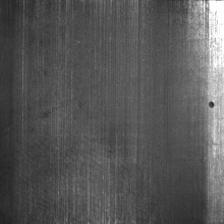
#> input picture 0_Datasets/datasetAug/MTD/train/MT_Blowhole/exp2_num_297490.jpg, 224 x 224 px, found by its file name; its folder holds 3 pictures in this run
$ python dataAug_2.py
#> lines starting #> are read from the running program, lines starting #| are printed output that depends on the picture
# Example of ordinary rotation enhancement Ori to Ori1
import os
import random
from PIL import Image, ImageEnhance, ImageOps, ImageFilter
import numpy as np

def ensure_dir(path):
    if not os.path.exists(path):
        os.makedirs(path)

# Augmentation functions
def random_rotate_90(img):
    angle = random.choice([90, 180, 270])
    return img.rotate(angle, expand=True)

def random_flip(img):
    if random.random() > 0.5:
        img = ImageOps.mirror(img)
    if random.random() > 0.5:
        img = ImageOps.flip(img)
    return img

def random_color_jitter(img):
    enhancers = [ImageEnhance.Brightness, ImageEnhance.Contrast, ImageEnhance.Color, ImageEnhance.Sharpness]
    for E in enhancers:
        factor = random.uniform(0.8, 1.2)
        img = E(img).enhance(factor)
    return img

def slight_blur(img):
    if random.random() > 0.5:
        return img.filter(ImageFilter.GaussianBlur(radius=random.uniform(0.5, 1.5)))
    return img

# Combine augmentations
def augment(img):
    ops = [random_rotate_90, random_flip, random_color_jitter, slight_blur]
    random.shuffle(ops)
    for op in ops[:random.randint(2, 4)]:
        img = op(img)
    return img

def augment_class(source_class_dir, target_class_dir, target_count):
#> called with target_count = 100
    ensure_dir(target_class_dir)
    image_paths = [os.path.join(source_class_dir, f) for f in os.listdir(source_class_dir)
                   if f.lower().endswith(('png', 'jpg', 'jpeg', 'bmp'))]
    count = 0

    for path in image_paths:
        img = Image.open(path).convert("RGB")
#> img is the input picture: PIL image 224x224 RGB; min 34, max 255, mean 86.8
        basename = os.path.basename(path)
        img.save(os.path.join(target_class_dir, basename))
        count += 1

    while count < target_count:
        src_path = random.choice(image_paths)
        img = Image.open(src_path).convert("RGB")
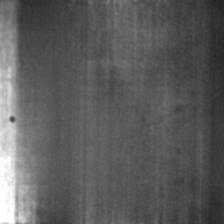
#> input picture 0_Datasets/datasetAug/MTD/train/MT_Blowhole/exp2_num_297490_aug_74.jpg, 224 x 224 px, found by its file name
#> img is the input picture: PIL image 224x224 RGB; min 36, max 255, mean 92
        aug = augment(img)
#> the loop in augment, `for op in ops[:random.randint(2, 4)]:` made 4 passes
#> pass 2, in random_flip, `img = ImageOps.flip(img)`:
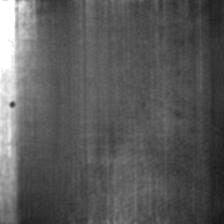
#> img: PIL image 224x224 RGB; min 24, max 255, mean 89.9
#> pass 3, in augment, `img = op(img)`:
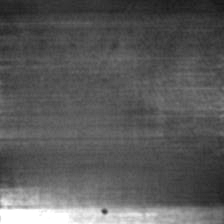
#> img: PIL image 224x224 RGB; min 24, max 255, mean 89.9
        name, ext = os.path.splitext(os.path.basename(src_path))
        new_name = f"{name}_aug_{count}{ext}"
        aug.save(os.path.join(target_class_dir, new_name))
        count += 1

    print(f"Class '{os.path.basename(target_class_dir)}' expanded to {count} images.")

def main(dataset_path, target_path, class_counts):
    train_path = os.path.join(dataset_path, "train")
    target_train_path = os.path.join(target_path, "train")
    ensure_dir(target_train_path)

    for class_name, target_count in class_counts.items():
        source_class_dir = os.path.join(train_path, class_name)
        target_class_dir = os.path.join(target_train_path, class_name)
        augment_class(source_class_dir, target_class_dir, target_count)
#> pass 2 of the loop in main, `for class_name, target_count in class_counts.items():`:
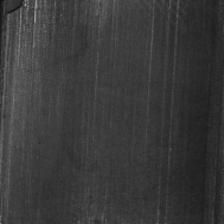
#> input picture 0_Datasets/datasetAug/MTD/train/MT_Break/exp1_num_241889.jpg, 224 x 224 px, found by its file name
#> in augment_class, img is the input picture: PIL image 224x224 RGB; min 15, max 156, mean 57.9
#> in augment_class (call 2), `aug = augment(img)`:
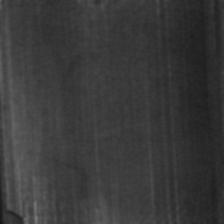
#> aug: PIL image 224x224 RGB; min 19, max 120, mean 57.9

    print(f"Dataset expanded to the target counts in '{target_path}'.")

if __name__ == "__main__":
    # 修改以下路径和类别目标数量
    dataset_path ="../0_data/datasetOri/MTD"  # 数据集根路径
    result_path = "../0_data/datasetAug/MTD"    # 结果保存路径
    class_counts = {
        'MT_Blowhole'   :100, # 类别1扩充到100张
        'MT_Break'      :100,
        'MT_Crack'      :100,
        'MT_Fray'       :100,
        'MT_Uneven'     :100,
        'MT_Free'       :100
    }
#> (the run stopped early here; a loop or call above may not have finished)
